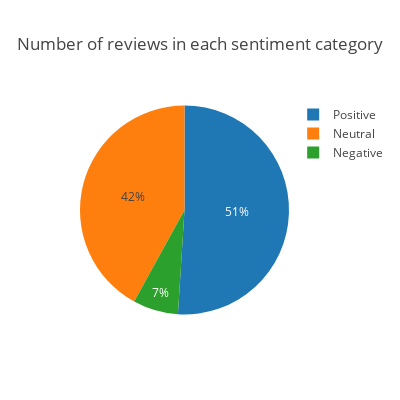

The notebook cell saved with this chart:
### Code cell
labels = ['Positive','Negative','Neutral']
values = [pos,neg,neu]


trace = go.Pie(labels=labels, values=values)


layout = go.Layout(height = 400,
                   width = 400,
                   autosize = False,
                   title = 'Number of reviews in each sentiment category')

fig = go.Figure(data = [trace], layout = layout)

py.offline.iplot(fig, show_link = False)

### Figure 1 — Plotly figure (JSON) as saved in the notebook; plotly's stock layout.template omitted (floating-point values rounded to 4 significant figures)
{"data": [{"labels": ["Positive", "Negative", "Neutral"], "type": "pie", "values": [102, 14, 84]}], "layout": {"autosize": false, "height": 400, "title": "Number of reviews in each sentiment category", "width": 400}}
